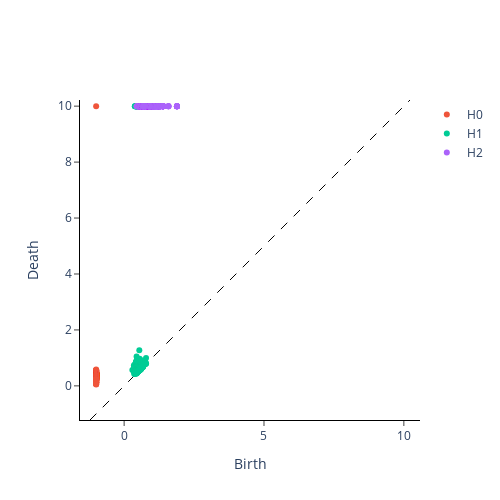

The code cell stored with this chart in its notebook:
### Code cell
plot_diagram(capped_diagrams[-1])

### Figure 1 — Plotly figure (JSON) as saved in the notebook; plotly's stock layout.template omitted (floating-point values rounded to 4 significant figures; data arrays with more than 128 entries replaced by an {"elided": "..."} marker saying what was removed)
{"data": [{"hoverinfo": "none", "line": {"color": "black", "dash": "dash", "width": 1}, "mode": "lines", "showlegend": false, "type": "scatter", "x": [-1.22, 10.22], "y": [-1.22, 10.22]}, {"hoverinfo": "text", "hovertext": {"elided": "400 str values"}, "mode": "markers", "name": "H0", "type": "scatter", "x": {"elided": "400 int values"}, "y": {"elided": "400 float values"}}, {"hoverinfo": "text", "hovertext": {"elided": "421 str values"}, "mode": "markers", "name": "H1", "type": "scatter", "x": {"elided": "421 float values"}, "y": {"elided": "421 float values"}}, {"hoverinfo": "text", "hovertext": {"elided": "2248 str values"}, "mode": "markers", "name": "H2", "type": "scatter", "x": {"elided": "2248 float values"}, "y": {"elided": "2248 int values"}}], "layout": {"height": 500, "plot_bgcolor": "white", "width": 500, "xaxis": {"autorange": false, "exponentformat": "e", "linecolor": "black", "linewidth": 1, "mirror": false, "range": [-1.22, 10.22], "showexponent": "all", "showline": true, "side": "bottom", "ticks": "outside", "title": {"text": "Birth"}, "type": "linear", "zeroline": true}, "yaxis": {"autorange": false, "exponentformat": "e", "linecolor": "black", "linewidth": 1, "mirror": false, "range": [-1.22, 10.22], "scaleanchor": "x", "scaleratio": 1, "showexponent": "all", "showline": true, "side": "left", "ticks": "outside", "title": {"text": "Death"}, "type": "linear", "zeroline": true}}}
